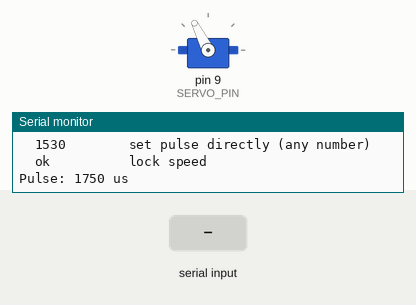
Simulated run of this sketch. Board: Arduino Uno, built with avr-gcc and run on an emulated ATmega328P. Parts: servo, the last lines printed to the serial monitor. Inputs (shaded band) come from the test bench.

Above: at 1.2 s.
1.3 s: "90,45\n" received over Serial
At 2.5 s:
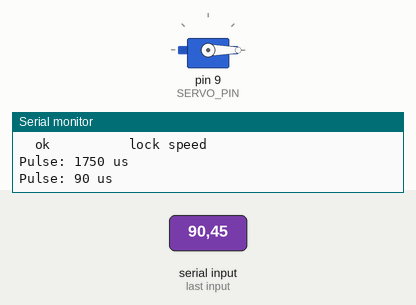
2.8 s: "ok\n" received over Serial
4.3 s: "30,150\n" received over Serial
At 5.5 s:
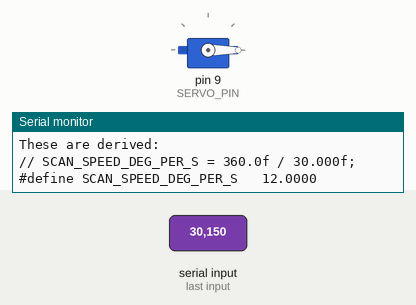
Timing chart, 0 to 7.3 s (numbered marks = the images above; inputs shaded):
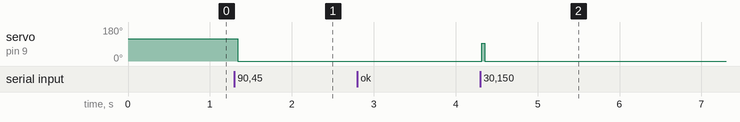

The sketch:

calibrate_speed.ino
```cpp
#include <Servo.h>

Servo servo;
const int SERVO_PIN = 9;
int pulse = 1750;
int state = 0;

unsigned long lastReport = 0;

void setup() {
  Serial.begin(115200);
  servo.attach(SERVO_PIN);
  servo.writeMicroseconds(pulse);

  Serial.println(F("=== Servo Speed Calibration ==="));
  Serial.println(F("Servo spinning. Adjust speed:"));
  Serial.println(F("  + / -       inc/dec 1 us"));
  Serial.println(F("  ++ / --     inc/dec 10 us"));
  Serial.println(F("  1530        set pulse directly (any number)"));
  Serial.println(F("  ok          lock speed"));
  Serial.print(F("Pulse: "));
  Serial.print(pulse);
  Serial.println(F(" us"));
}

void loop() {
  servo.writeMicroseconds(pulse);

  if (state == 0) {
    if (Serial.available()) {
      String cmd = Serial.readStringUntil('\n');
      cmd.trim();

      if (cmd == "+")          { pulse++; }
      else if (cmd == "-")     { pulse--; }
      else if (cmd == "++")    { pulse += 10; }
      else if (cmd == "--")    { pulse -= 10; }
      else if (cmd == "ok") {
        state = 1;
        Serial.println(F("\nSpeed locked!"));
        Serial.println(F("--- Phase 2 ---"));
        Serial.println(F("Servo keeps rotating. Measure 1 full rotation,"));
        Serial.println(F("enter seconds (e.g. 10.124):"));
        return;
      }
      else {
        long n = cmd.toInt();
        if (n > 0 && n != pulse) {
          pulse = (int)n;
        }
      }

      Serial.print(F("Pulse: "));
      Serial.print(pulse);
      Serial.println(F(" us"));
    }
  }

  if (state == 1) {
    if (millis() - lastReport > 5000) {
      lastReport = millis();
      Serial.println(F("[Still waiting for rotation time...]"));
    }

    if (Serial.available()) {
      String input = Serial.readStringUntil('\n');
      input.trim();
      float sec = input.toFloat();

      if (sec > 0.0f) {
        float totalMs = sec * 1000.0f;
        float degPerMs = 360.0f / totalMs;
        float degPerS = 360.0f / sec;

        servo.writeMicroseconds(1500);

        Serial.println(F("\n=== Calibration Complete ==="));
        Serial.println(F("Copy into scanner.ino:"));
        Serial.println(F(""));
        Serial.print(F("#define SERVO_SCAN    "));
        Serial.println(pulse);
        Serial.println(F("// SERVO_RETURN needs separate calibration if CCW also changed"));
        Serial.print(F("#define SCAN_DURATION_MS     "));
        Serial.println((unsigned long)(sec * 1000.0f));
        Serial.println(F(""));
        Serial.println(F("These are derived:"));
        Serial.print(F("// SCAN_SPEED_DEG_PER_S = 360.0f / "));
        Serial.print(sec, 3);
        Serial.println(F("f;"));
        Serial.print(F("#define SCAN_SPEED_DEG_PER_S   "));
        Serial.println(degPerS, 4);

        state = 2;
      } else {
        Serial.println(F("Invalid. Enter positive number (e.g. 10.124):"));
      }
    }
  }

  delay(20);
}
```

Measured:
- after the input at 1.3 s, servo on pin 9 (SERVO_PIN): 117° → 0° at once
- after the input at 4.3 s, servo on pin 9 (SERVO_PIN): 0° → 93° at once, → 0° 0.04 s later
